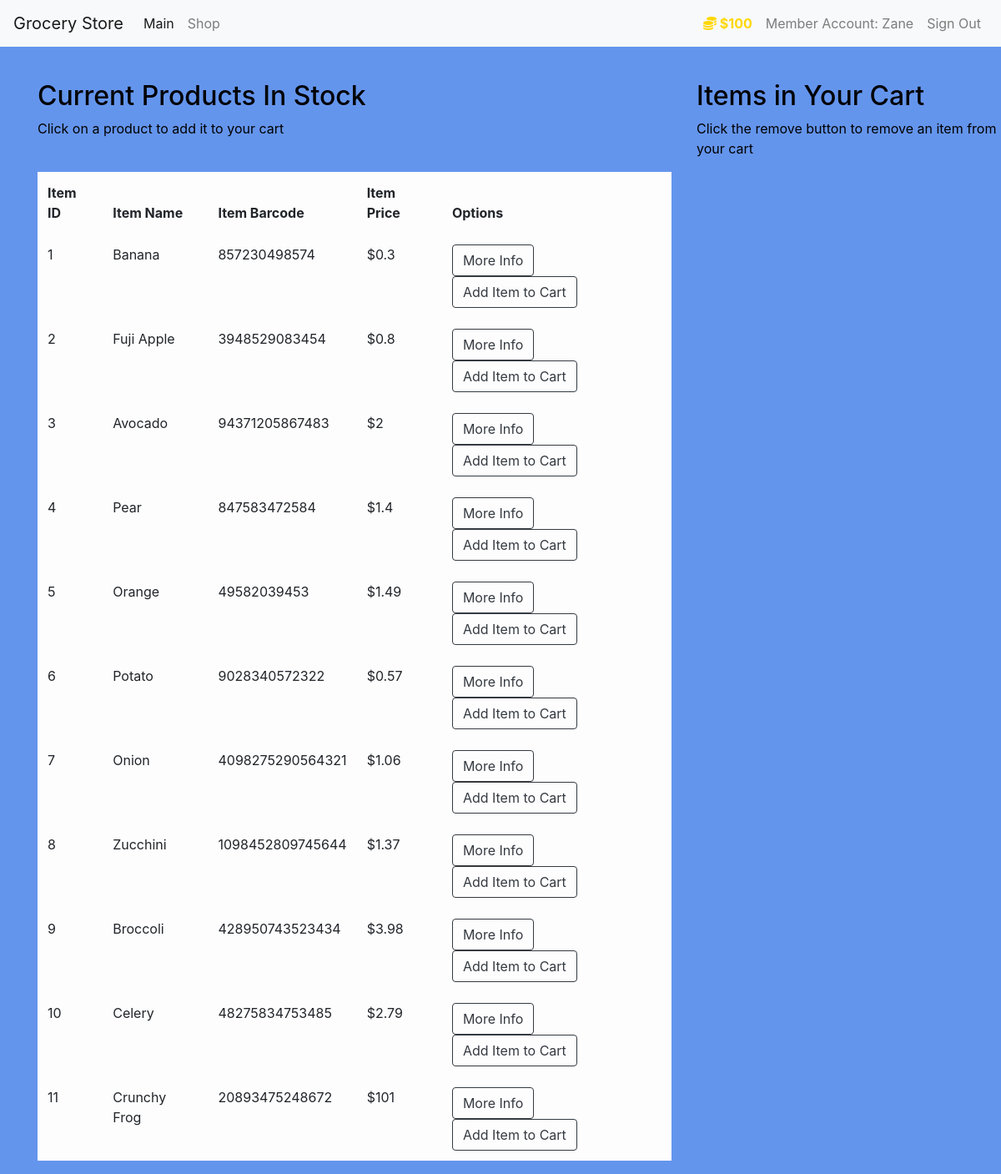
The app's page /market (signed in) with its own data.
### market/models.py (models this page shows, shortened)
class User(db.Model, UserMixin):
    id = db.Column(db.Integer(), primary_key=True)
    username = db.Column(db.String(length=50), nullable=False, unique=True)
    email_address = db.Column(db.String(length=70), nullable=False, unique=True)
    password_hash = db.Column(db.String(length=60), nullable=False)
    budget = db.Column(db.Integer(), nullable=False, default=100)
    items = db.relationship('Item', backref='owned_user', lazy=True)
    @property
    def prettier_budget(self):
        if len(str(self.budget)) >= 4:
            return f"${self.budget}"
        else:
            return f"${self.budget}"
    @property
    def password(self):
        return self.password

class Item(db.Model):
    id = db.Column(db.Integer(), primary_key=True)
    name = db.Column(db.String(length=50), nullable=False, unique=True)
    price = db.Column(db.Integer(), nullable=False)
    barcode = db.Column(db.String(length=24), nullable=False, unique=True)
    description = db.Column(db.String(length=2000), nullable=False, unique=True)
    owner = db.Column(db.Integer(), db.ForeignKey('user.id'))

### market/routes.py (the view, shortened to what this page needs)
@app.route('/market', methods=['GET', 'POST'])
@login_required
def market_page():
    purchase_form = PurchaseItemForm()
    selling_form = SellItemForm()
    if request.method == "GET":
        items = Item.query.filter_by(owner=None)
        owned_items = Item.query.filter_by(owner=current_user.id)
        return render_template('market.html', items=items, purchase_form=purchase_form, owned_items=owned_items, selling_form=selling_form)

### market/models.py (called while the page is built)
@login_manager.user_loader
def load_user(user_id):
    return User.query.get(int(user_id))

### market/templates/market.html (shortened to what this page needs)
{% extends 'base.html' %}
{% block content %}
<div class="row" style="margin-top:40px; margin-left:30px">
   <div class="col-8">
      <h2>Current Products In Stock</h2>
      <p>Click on a product to add it to your cart</p>
      <br>
      <table class="table table-hover table-light">
         <thead>
            <tr>
               <th scope="col">Item ID</th>
               <th scope="col">Item Name</th>
               <th scope="col">Item Barcode</th>
               <th scope="col">Item Price</th>
               <th scope="col">Options</th>
            </tr>
         </thead>
         <tbody>
            {% for item in items %}
            <tr>
               <td>{{ item.id }}</td>
               <td>{{ item.name }}</td>
               <td>{{ item.barcode }}</td>
               <td>${{ item.price }}</td>
               <td>
                  <button class="btn btn-outline-dark" data-toggle="modal" data-target="#Modal-MoreInfo-{{ item.id }}">More Info</button>
                  <button class="btn btn-outline-dark" data-toggle="modal" data-target="#Modal-PurchaseConfirm-{{ item.id }}">Add Item to Cart</button>
               </td>
            </tr>
            {% endfor %}
         </tbody>
      </table>
   </div>
   <div class="col-4">
      <h2>Items in Your Cart</h2>
      <p>Click the remove button to remove an item from your cart</p>
      <br>
   </div>
</div>
{% endblock %}

### market/templates/base.html (shortened to what this page needs)
<!doctype html>
<html lang="en">
   <head>
      <link rel="stylesheet" href="https://cdn.jsdelivr.net/npm/bootstrap@4.5.3/dist/css/bootstrap.min.css">
   </head>
   <body>
   <nav class="navbar navbar-expand-md navbar-light bg-light">
      <a class="navbar-brand" href="{{ url_for('home_page') }}">Grocery Store</a>
      <div class="collapse navbar-collapse" id="navbarNav">
         <ul class="navbar-nav mr-auto">
            <li class="nav-item active">
               <a class="nav-link" href="{{ url_for('home_page') }}">Main <span class="sr-only">(current)</span></a>
            </li>
            <li class="nav-item">
               <a class="nav-link" href="{{ url_for('market_page') }}">Shop</a>
            </li>
         </ul>
            {% if current_user.is_authenticated %}
                <ul class="navbar-nav">
                    <li class="nav-item">
                        <a class="nav-link" style="color: gold; font-weight: bold">
                            <i class="fas fa-coins"></i>
                            {{ current_user.prettier_budget }}
                        </a>
                    </li>
                    <li class="nav-item">
                        <a class="nav-link">Member Account: {{ current_user.username.title() }}</a>
                    </li>
                    <li class="nav-item">
                        <a class="nav-link" href="{{ url_for('logout_page') }}">Sign Out</a>
                    </li>
                </ul>
            {% endif %}
      </div>
    </nav>
      {% block content %}
      {% endblock %}
   </body>
</html>

### market/templates/base.html (style rules this page uses)
body { background-color: #6495ED; color: black }

### records on screen
User: prettier_budget "$100", username "Zane"
Item: id "1", name "Banana", barcode "857230498574", price "0.3"
Item: id "2", name "Fuji Apple", barcode "3948529083454", price "0.8"
Item: id "3", name "Avocado", barcode "94371205867483", price "2"
Item: id "4", name "Pear", barcode "847583472584", price "1.4"
Item: id "5", name "Orange", barcode "49582039453", price "1.49"
Item: id "6", name "Potato", barcode "9028340572322", price "0.57"
Item: id "7", name "Onion", barcode "4098275290564321", price "1.06"
Item: id "8", name "Zucchini", barcode "1098452809745644", price "1.37"
Item: id "9", name "Broccoli", barcode "428950743523434", price "3.98"
Item: id "10", name "Celery", barcode "48275834753485", price "2.79"
Item: id "11", name "Crunchy Frog", barcode "20893475248672", price "101"
